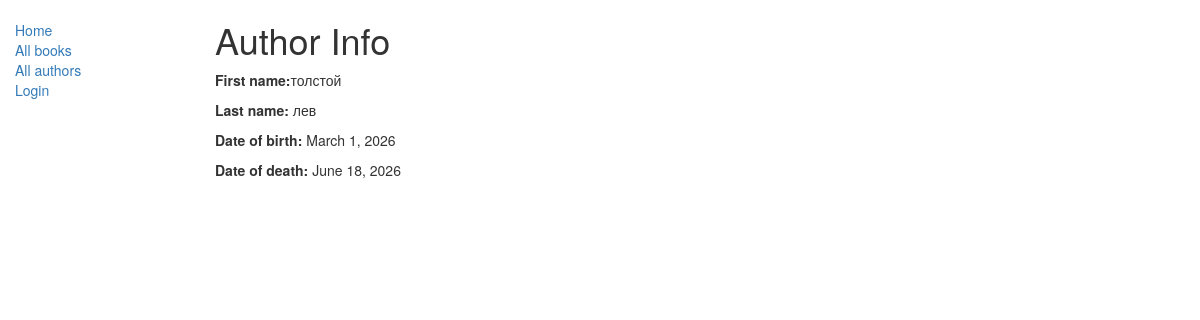
The page /catalog/authors/3 on the database its author committed.
### catalog/models.py (models this page shows, shortened)
class Author(models.Model):
    first_name = models.CharField(max_length=100)
    last_name = models.CharField(max_length=100)
    date_of_birth = models.DateField(null=True, blank=True)
    date_of_death = models.DateField('Died', null=True, blank=True)

### catalog/views.py (the view)
# urls.py: path('authors/<int:pk>', views.AuthorDetailView.as_view(), name='author-detail'),
class AuthorDetailView(generic.DetailView):
    model = Author

### catalog/templates/catalog/author_detail.html
{% extends "base_generic.html" %}
{% block content %}
  <h1>Author Info</h1>
  <p><strong>First name:</strong>{{ author.first_name }}</p>
  <p><strong>Last name:</strong> {{ author.last_name }}</p>
  <p><strong>Date of birth:</strong> {{ author.date_of_birth }}</p>
  <p><strong>Date of death:</strong> {{ author.date_of_death }}</p>
{% endblock %}

### rows shown on the page
Author: first_name "толстой", last_name "лев", date_of_birth "March 1, 2026", date_of_death "June 18, 2026"
